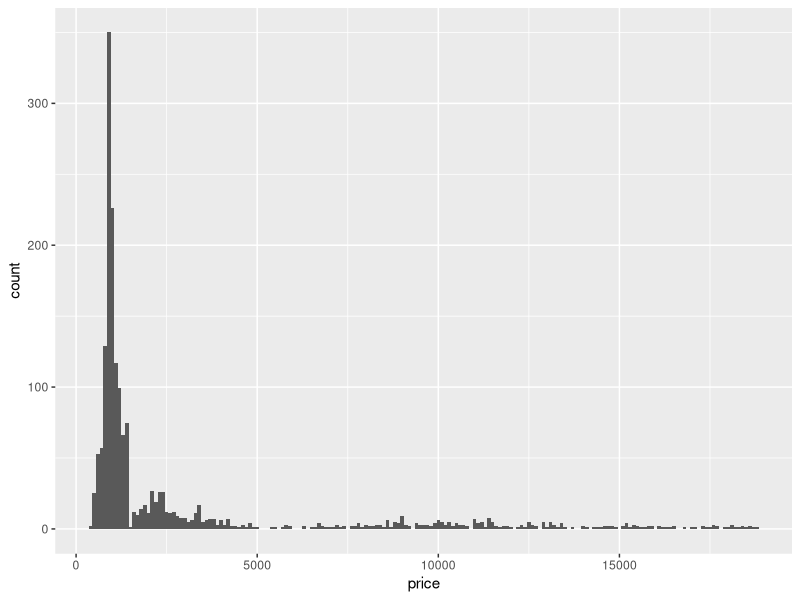
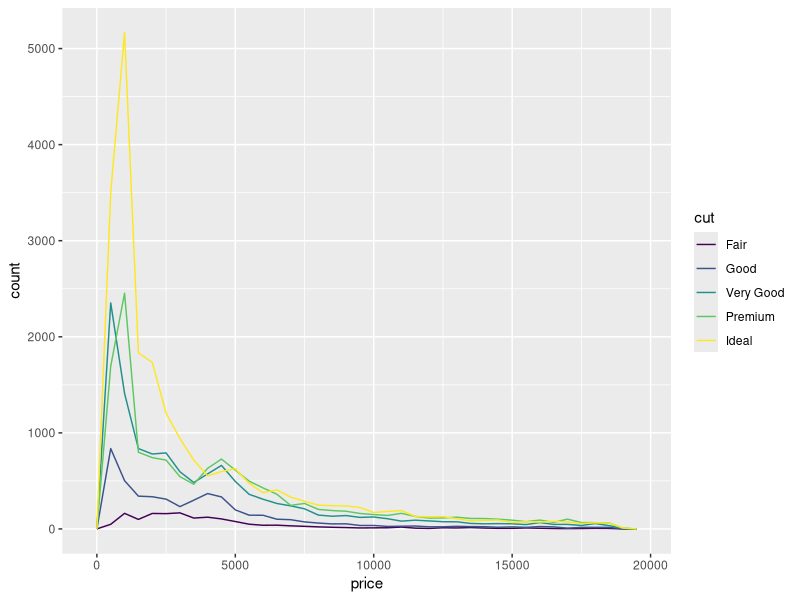
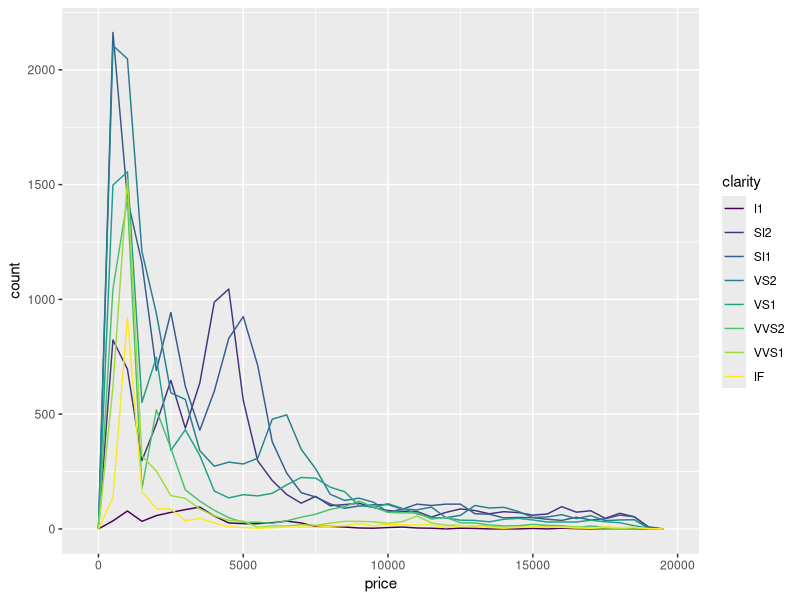
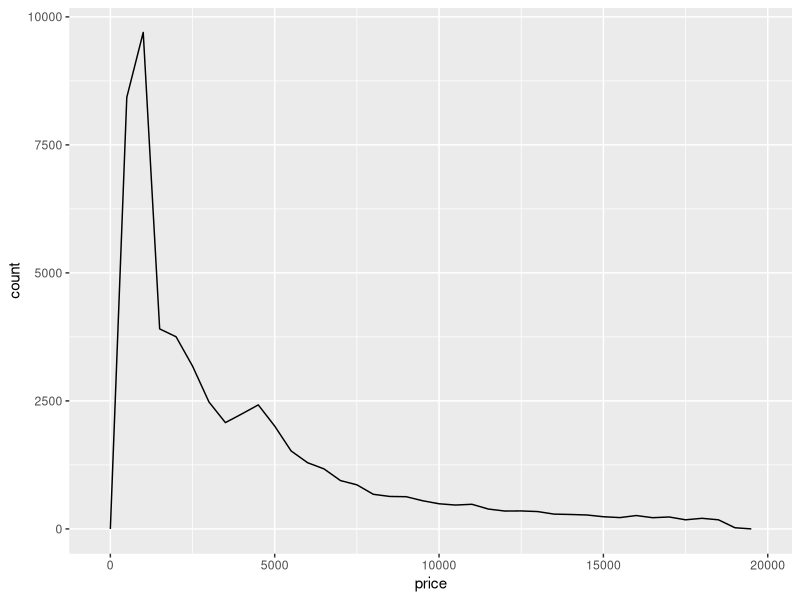
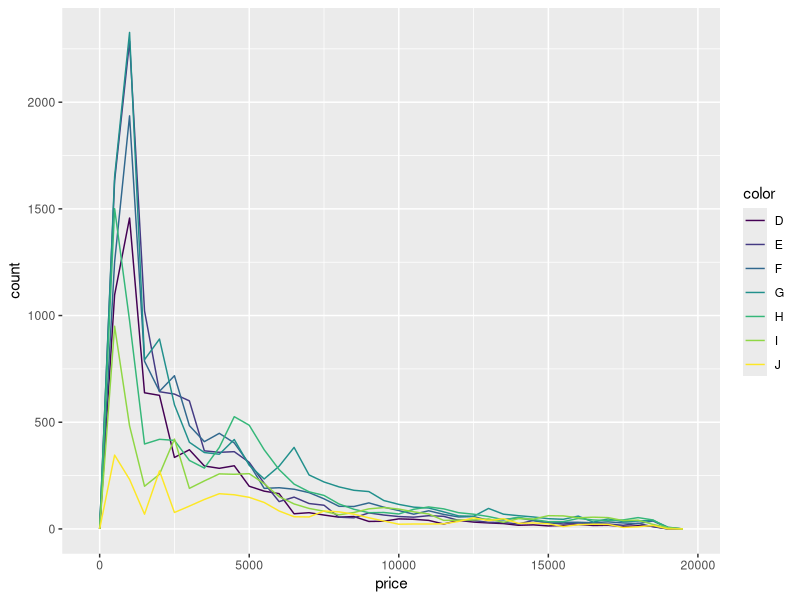
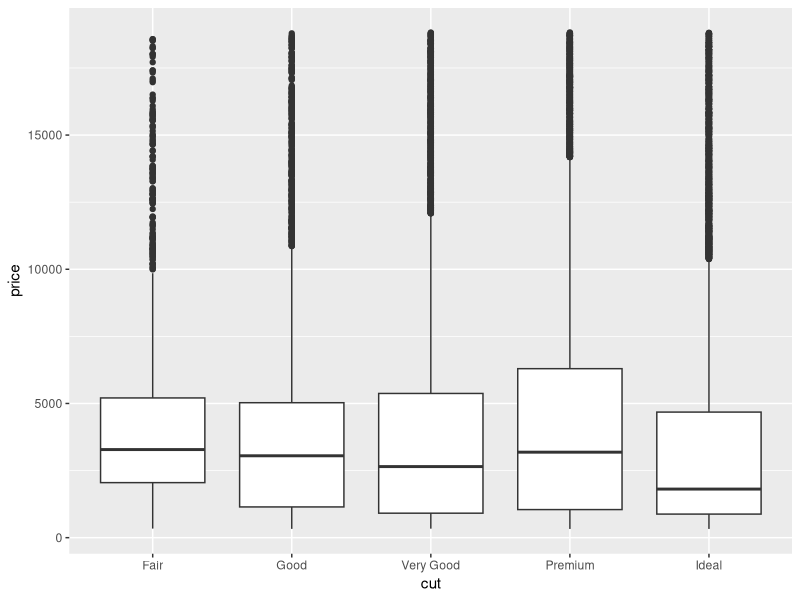
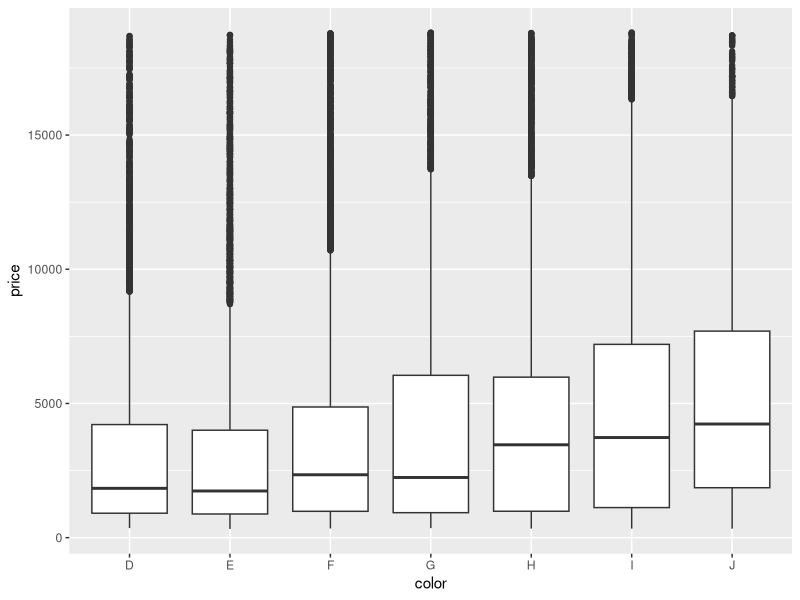
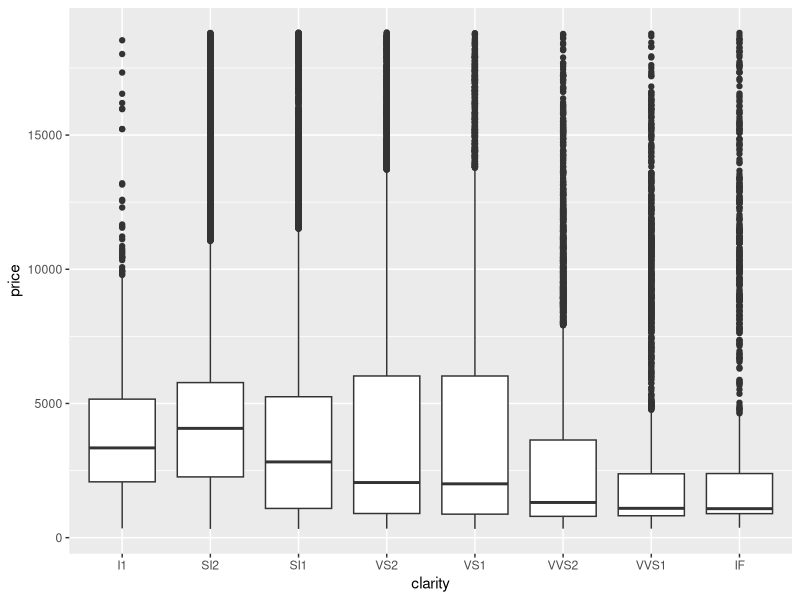

These charts were generated, in order, by the following R code: (Note: this script raises an error after producing the figures.)
#' ---
#' title: R4DS Data Visualization Exercises
#' author: Kristina Kelhofer
#' date: April 10, 2018
#' ouptut: github_document
#' ---
#' ================
#' 
library(tidyverse)
?diamonds
#' Exercise 1
diamonds %>% 
  filter(clarity == "IF") %>%
  ggplot(aes(price)) + 
  geom_histogram(binwidth = 100)

summary(diamonds$price)

# from my investigation, an interesting finding is that diamonds with the most desirable level of clarity have prices that are concentrated in the lower end of the spectrum. The majority fall below the median. My hunch is that smaller diamonds are much more likely to have perfect clarity, but that size is more important when determining price.

# Exercise 2
   # Histogram to determine differences 
 ggplot(data = diamonds, mapping = aes(x = price)) + 
      geom_freqpoly(mapping = aes(colour = cut), binwidth = 500)
    
    ggplot(data = diamonds, mapping = aes(x = price)) + 
      geom_freqpoly(mapping = aes(colour = clarity), binwidth = 500)
    
    ggplot(data = diamonds, mapping = aes(x = price)) + 
      geom_freqpoly(mapping = aes(colour = carat), binwidth = 500)
    
    ggplot(data = diamonds, mapping = aes(x = price)) + 
      geom_freqpoly(mapping = aes(colour = color), binwidth = 500)
    
    #Boxplots to determine differences
    ggplot(data = diamonds, mapping = aes(x = cut, y = price)) +
      geom_boxplot()
    ggplot(data = diamonds, mapping = aes(x = color, y = price)) +
      geom_boxplot()    
    ggplot(data = diamonds, mapping = aes(x = clarity, y = price)) +
      geom_boxplot()
    
    ggplot(data = diamonds, mapping = aes(x = carat, y = price)) + 
      geom_line()

# Exercise 3
    diamonds %>% 
      mutate(
        price_binned = cut(price, breaks = c(seq(0, max(price), 5000), Inf), 
                           dig.lab = 10)
      ) %>% 
      ggplot(aes(x = price_binned, y = carat)) +
      geom_boxplot()

    diamonds %>% 
      mutate(
        price_binned = cut(price, breaks = c(seq(0, max(price), 5000), Inf), 
                           dig.lab = 10)
      ) %>% 
      ggplot(aes(x = price, y = carat), facet = price_binned) +
      geom_histogram()
    # This shows that higher priced diamonds are associated with higher carat levels.      
